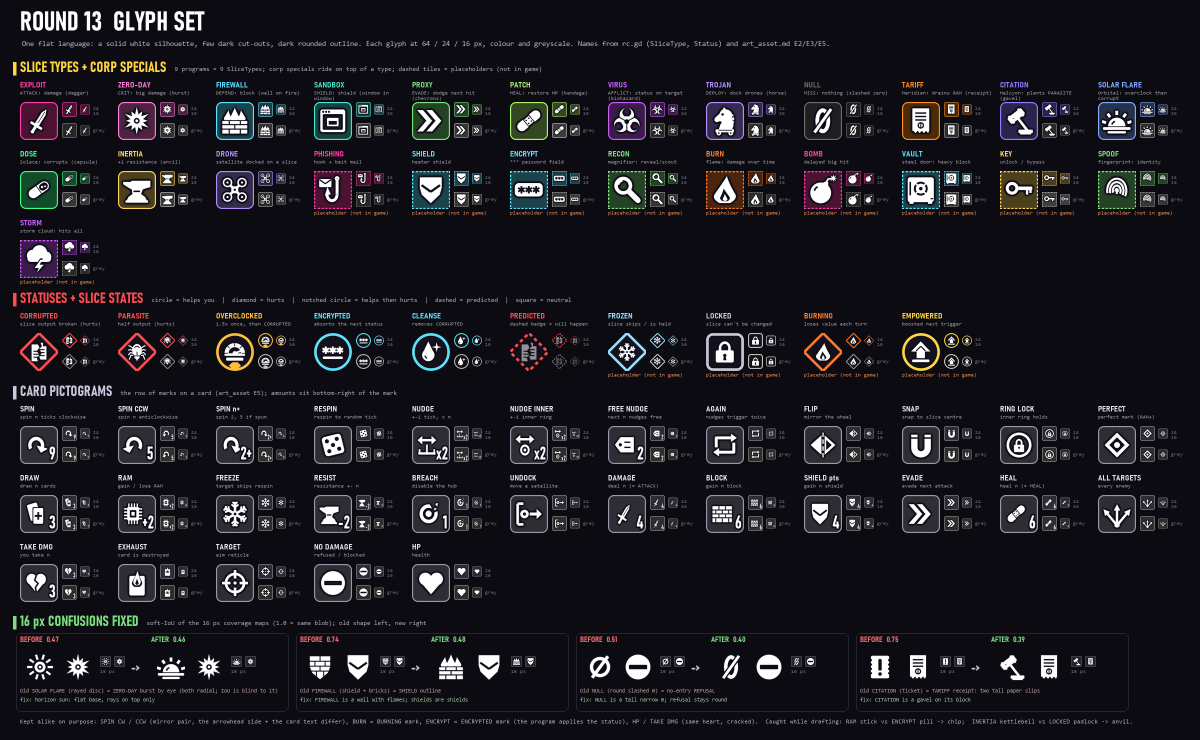
#> input picture docs/concepts/round13_slice_system/glyph_set.png, 2400 x 1480 px, found by its file name (shown at 1/2 size)
$ python make_contact.py
#> lines starting #> are read from the running program, lines starting #| are printed output that depends on the picture; pictures that were not available may be replaced by others from this repository, and a replacement may not be noted
"""Round 16 -> ../contact_sheet.jpg : glyph set + changes, tiers, firewall screen."""
import os
from PIL import Image

OUT = os.path.dirname(os.path.dirname(os.path.abspath(__file__)))


def fit(im, w):
    return im.resize((w, int(im.height * w / im.width)), Image.LANCZOS)


def main():
    W = 2000
    gl = fit(Image.open(os.path.join(OUT, "glyph_set.png")).convert("RGB"), W // 2 - 5)
    gc = fit(Image.open(os.path.join(OUT, "glyph_changes.png")).convert("RGB"), W // 2 - 5)
    fw = fit(Image.open(os.path.join(OUT, "firewall_screen.png")).convert("RGB"), W // 2 - 5)
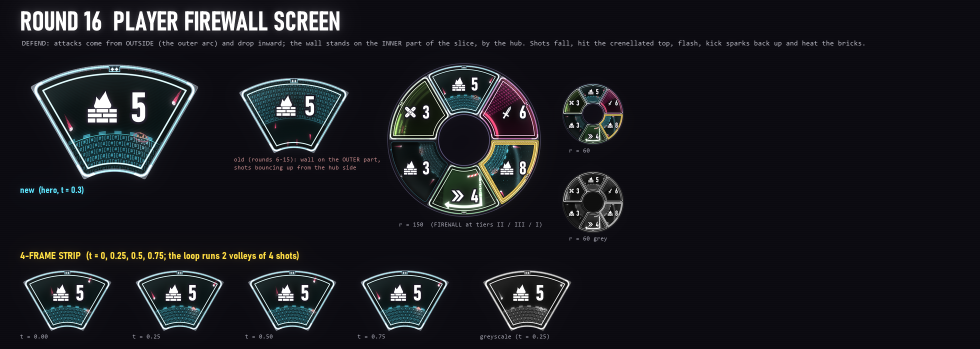
#> input picture docs/concepts/round16_slice_system/firewall_screen.png, 1960 x 698 px (shown at 1/2 size)
#> call 3 of fit, with w = 995
#> in fit (call 3), `return im.resize((w, int(im.height * w / im.width)), Image.LANCZOS)`:
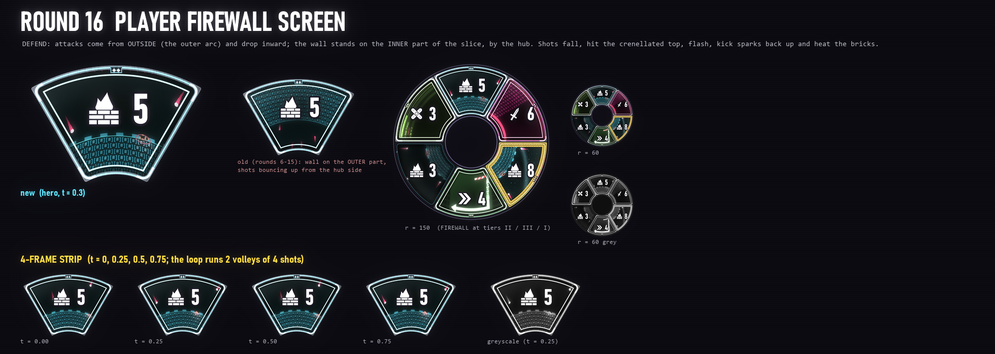
#> returned value: PIL image 995x354 RGB; mean R, G, B 25.7, 26.5, 31.6
    ti = fit(Image.open(os.path.join(OUT, "tiers.png")).convert("RGB"), W // 2 - 5)
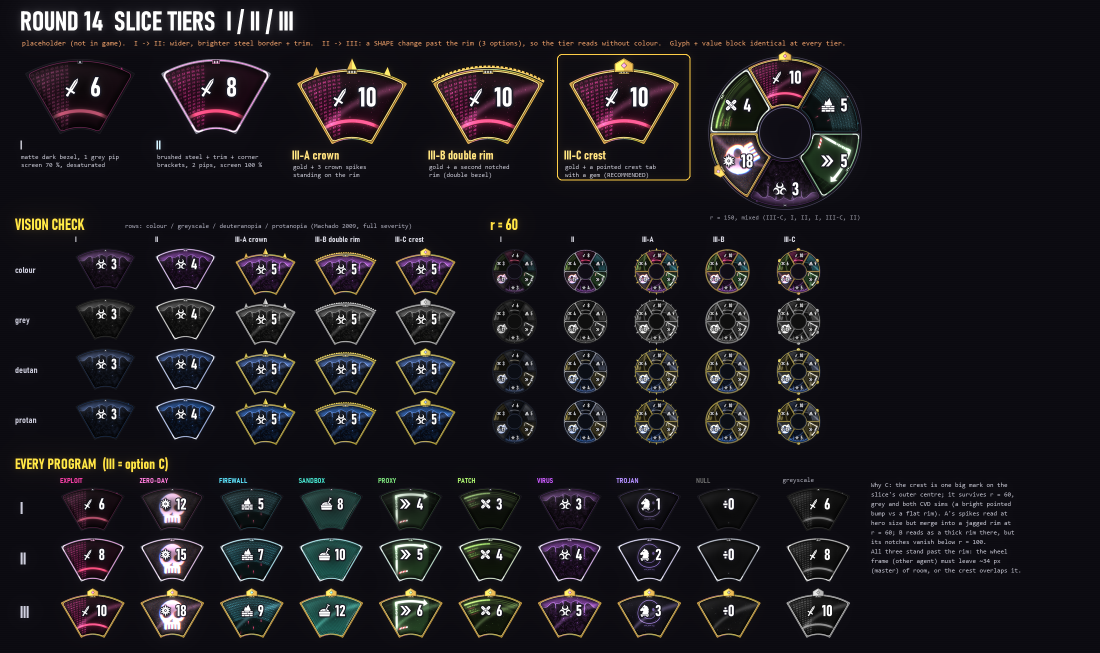
#> input picture docs/concepts/round14_slice_system/tiers.png, 2200 x 1306 px, found by its file name (shown at 1/2 size)
#> call 4 of fit, with w = 995
#> in fit (call 4), `return im.resize((w, int(im.height * w / im.width)), Image.LANCZOS)`:
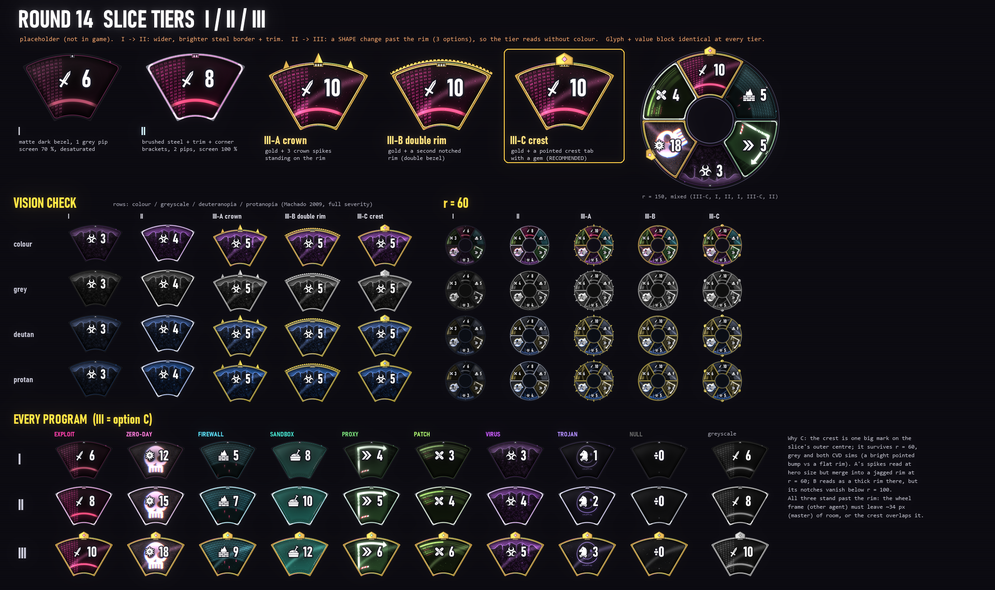
#> returned value: PIL image 995x590 RGB; mean R, G, B 28, 25.6, 30.2
    right_h = gc.height + 10 + fw.height
#> right_h = 977
    top = max(gl.height, right_h)
#> top = 977
    H = top + 10 + ti.height
#> H = 1577
    sheet = Image.new("RGB", (W, H), (8, 8, 12))
    sheet.paste(gl, (0, 0))
    sheet.paste(gc, (W // 2 + 5, 0))
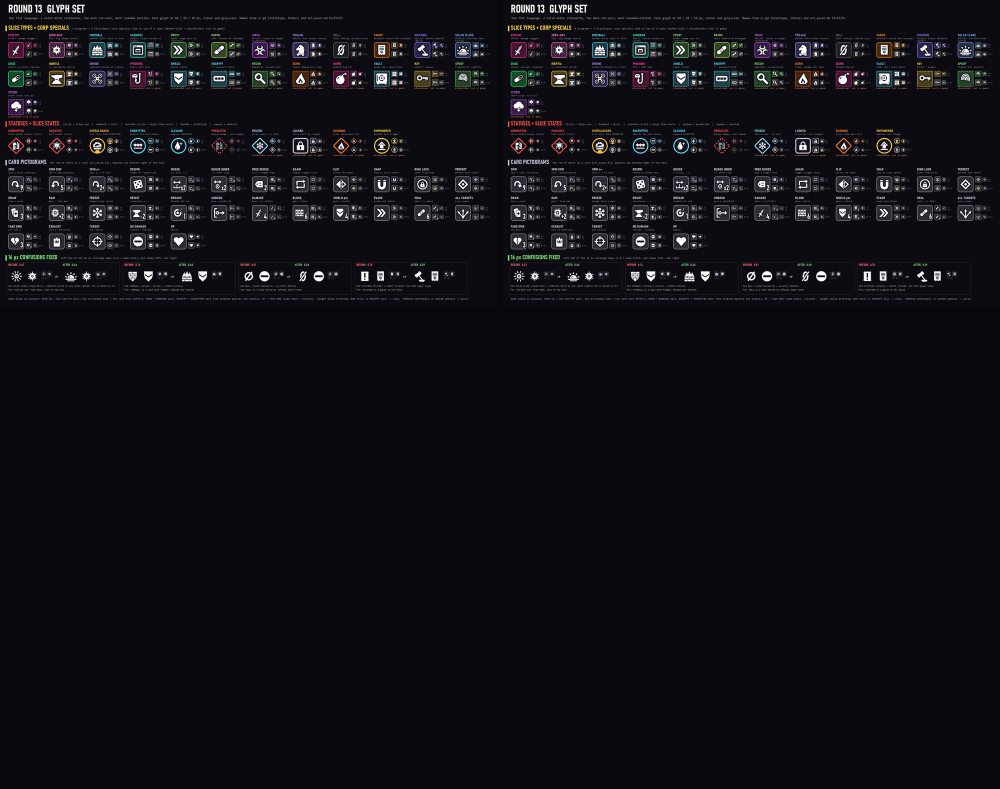
#> sheet: PIL image 2000x1577 RGB (shown at 1/2 size); mean R, G, B 15.9, 15.4, 20
    sheet.paste(fw, (W // 2 + 5, gc.height + 10))
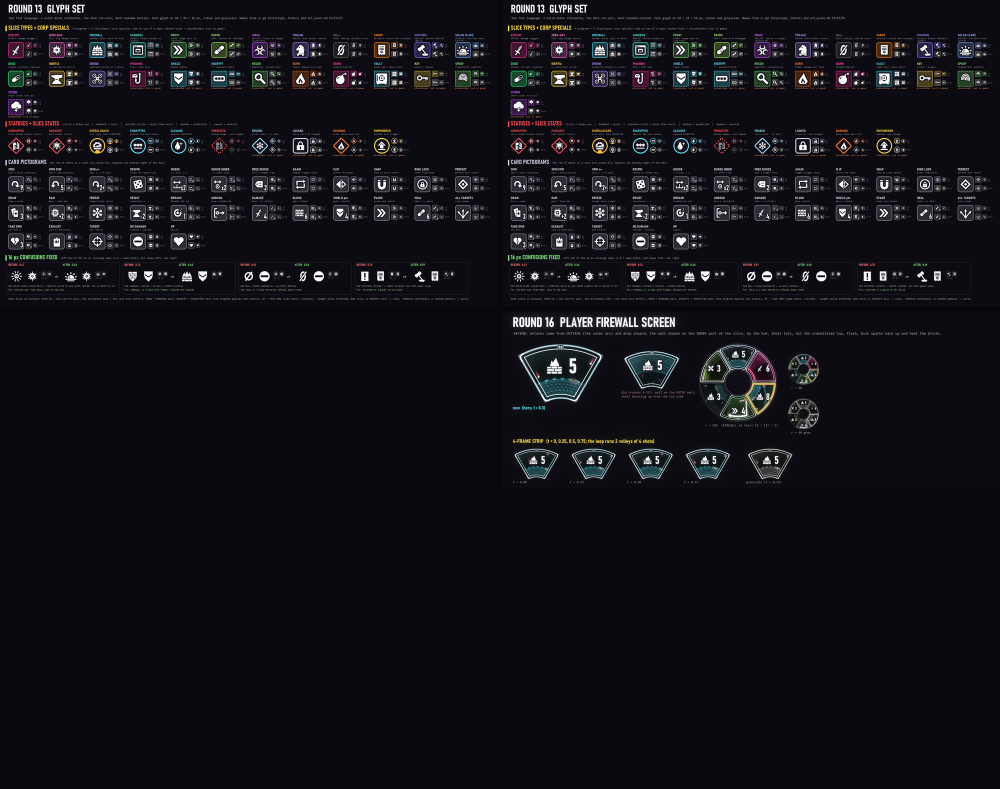
#> sheet: PIL image 2000x1577 RGB (shown at 1/2 size); mean R, G, B 17.9, 17.5, 22.2
    sheet.paste(ti, (0, top + 10))
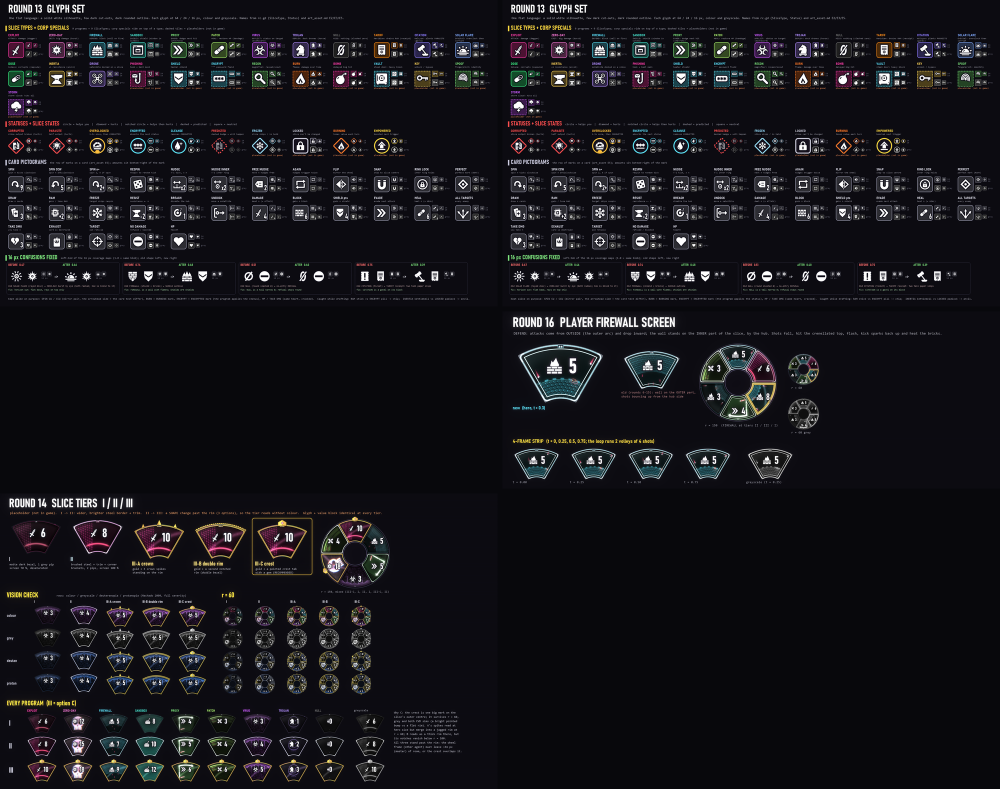
#> sheet: PIL image 2000x1577 RGB (shown at 1/2 size); mean R, G, B 21.6, 20.8, 25.6
    sheet.save(os.path.join(OUT, "contact_sheet.jpg"), quality=88)
    print("saved contact_sheet.jpg", sheet.size)
#| saved contact_sheet.jpg (2000, 1577)


if __name__ == "__main__":
    main()
